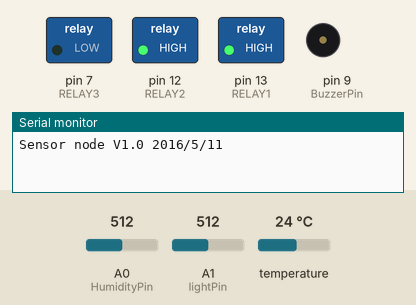
A sketch run on a simulated Arduino Uno, built with avr-gcc and run on an emulated ATmega328P. Parts: switched loads named in the sketch (green lamp = pin HIGH), buzzer (waves = sounding), the last lines printed to the serial monitor. The test bench sets the inputs (shaded band); at power-on: A0 (HumidityPin) = 512, temperature 24 °C, A1 (lightPin) = 512.

Above: at 1.2 s.
1.3 s: A0 (HumidityPin) set to 0
At 2.1 s:
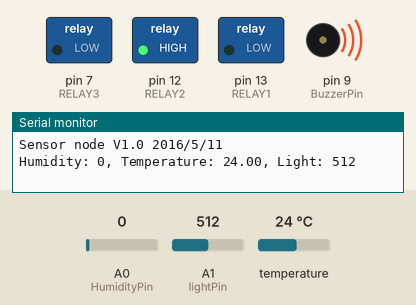
5.5 s: temperature set to 29.5 °C
8.7 s: temperature set to 30.5 °C
At 11.8 s:
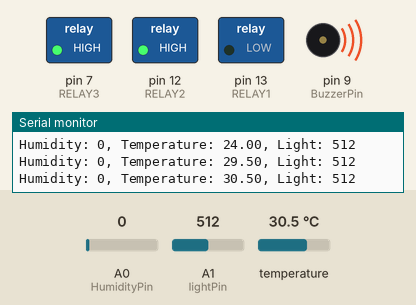
12.9 s: A1 (lightPin) set to 991
14.7 s: A1 (lightPin) set to 1014
At 17.1 s:
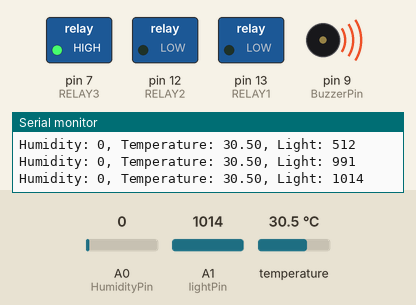
18.9 s: temperature set to 12 °C
At 20.4 s:
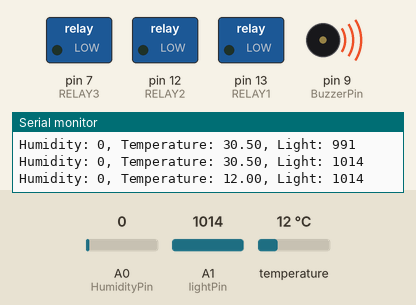
Timing chart, 0 to 24.1 s (numbered marks = the images above; inputs shaded):
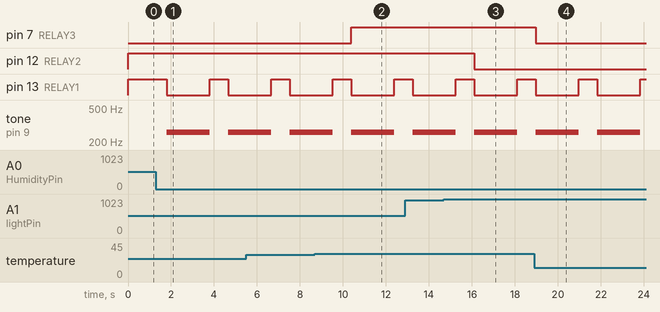

The sketch:

fullstack.ino
```cpp
//2016.06.06 MON
// Sogang Univ. Capstone Design I Class
// 20111587 Kwak Jae Hoon

#include "Timer.h"
Timer t;
#include <OneWire.h>
#include <DallasTemperature.h>
#define RELAY1 13 // Spray Pin number
#define RELAY2 12 // LED bulb Pin number
#define RELAY3 7
#define ONE_WIRE_BUS 8
OneWire oneWire(ONE_WIRE_BUS);
DallasTemperature sensors(&oneWire);

#include <SoftwareSerial.h>
SoftwareSerial mySerial(5,6);
int no_water_flag = 0;
int serial = 0;
int HumidityPin = A0;
int lightPin = A1;
int humAlaram = 0;

int BuzzerPin = 9;
int tones[] = {261, 294, 330, 349, 392, 440, 494, 523};
             // C    D    E    F    G    A    B    C

void repeat()
{
  // get input from digital 8
  sensors.requestTemperatures();

  // store the analog value from humidity sensor
  // get input from analog 0
  int humVal = analogRead(HumidityPin);
  // get input from analog 1
  int lightVal = analogRead(lightPin);
  Serial.print("Humidity: ");
  Serial.print(humVal);
  Serial.print(", ");
  Serial.print("Temperature: ");
  Serial.print(sensors.getTempCByIndex(0));
  Serial.print(", ");
  Serial.print("Light: ");
  Serial.print(lightVal);
  Serial.print("\n");

  if(sensors.getTempCByIndex(0) >= 30){
    digitalWrite(RELAY3, HIGH);
  }
  else{
    digitalWrite(RELAY3, LOW);
  }

  if(lightVal >= 1000){
      digitalWrite(RELAY2, LOW);
  }
  else{
    digitalWrite(RELAY2, HIGH);
  }
  if(humVal == 0) // If Humidity of land
  {
    no_water_flag += 1;
    if(no_water_flag > 60){
      tone(BuzzerPin, tones[1]); // Buzzer on
      delay(2000);
      noTone(BuzzerPin);
    }
    else{
      digitalWrite(RELAY1, LOW); // Spray on
      tone(BuzzerPin, tones[0]); // Buzzer on
      delay(2000); // 2 sec
      noTone(BuzzerPin);          // Buzzer off
      digitalWrite(RELAY1, HIGH); // Spray off
    }
  }
  else{
    no_water_flag = 0;
  }

  // kudoino to nodemcu
  mySerial.println("&tempvalue="+ String(sensors.getTempCByIndex(0)) + "&serial=" + String(serial++) + "&humvalue=" + String(humVal) + "&lightvalue=" + String(lightVal) + "&no_water_flag="+String(no_water_flag));
}

void setup()
{
  Serial.begin(9600);
  Serial.println("Sensor node V1.0 2016/5/11 ");

  mySerial.begin(9600);
  sensors.begin();
  pinMode(RELAY1, OUTPUT);
  digitalWrite(RELAY1, HIGH);
  pinMode(RELAY2, OUTPUT);
  digitalWrite(RELAY2, HIGH);
  pinMode(RELAY3, OUTPUT);
  t.every(1000, repeat);
}
void loop()
{
  t.update();
  while(mySerial.available()) {Serial.print((char)mySerial.read());}
}
```

Measured:
- the behaviour switches between 29.9 and 30 °C on temperature (found by bisection; images 1 and 2)
- the behaviour switches between 999 and 1000 on A1 (lightPin) (found by bisection; images 2 and 3)
- after the input at 1.3 s, pin 13 (RELAY1): HIGH → LOW after 0.49 s, → HIGH 2.0 s later, → LOW 0.86 s later; tone on pin 9 (BuzzerPin): silent → 261 Hz after 0.49 s, → silent 2.0 s later, → 261 Hz 0.86 s later
- after the input at 8.7 s, pin 7 (RELAY3): LOW → HIGH after 1.7 s
- after the input at 14.7 s, pin 12 (RELAY2): HIGH → LOW after 1.4 s
- after the input at 18.9 s, pin 7 (RELAY3): HIGH → LOW after 0.07 s
